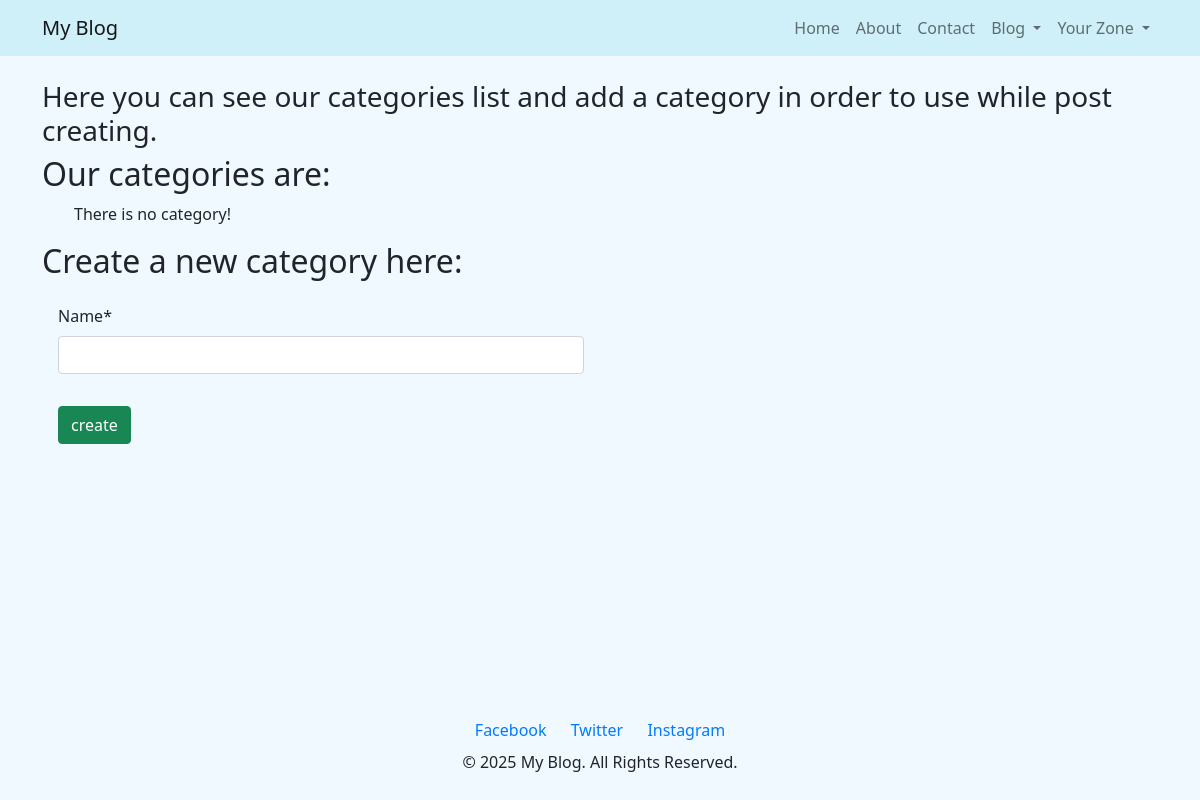
Before: /blog/categories/ (signed in) with the older database file.
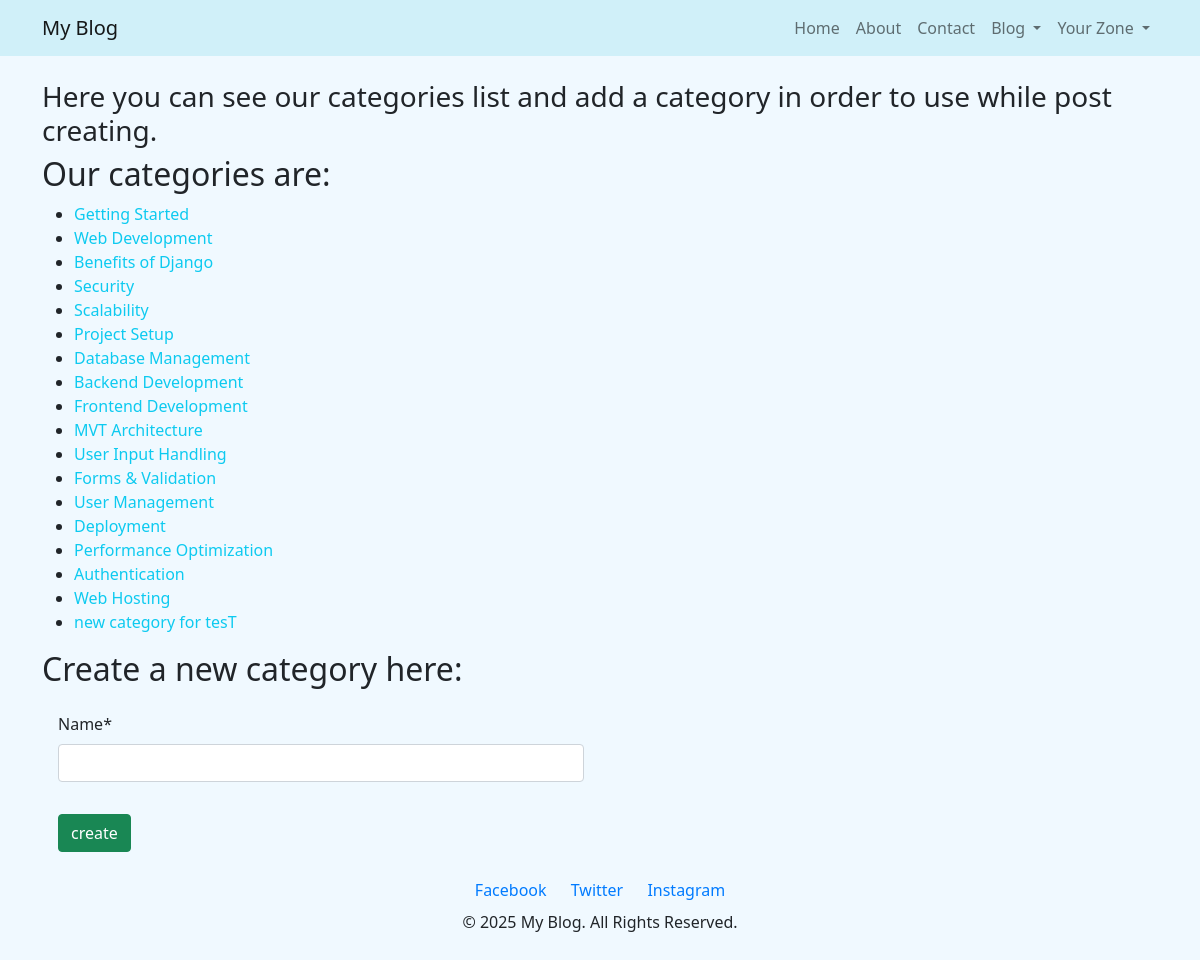
After: the same page with the newer database file.
### blog/models.py (models this page shows, shortened)
class Category(models.Model):
    name = models.CharField(max_length=255)

### blog/views.py (the view, shortened to what this page needs)
# urls.py: path('categories/',views.CategoryListCreateView.as_view(), name='category_list'),
class CategoryListCreateView(LoginRequiredMixin, ListView, FormView):
    model = Category
    form_class = CategoryForm
    template_name = 'blog/category_list.html'
    context_object_name = 'categories'
    success_url = reverse_lazy("blog:category_list")

### blog/forms.py
class CategoryForm(forms.ModelForm):
    class Meta:
        model = Category
        fields = ["name"]

### templates/blog/category_list.html (shortened to what this page needs)
{% extends '_base.html' %}
{% load crispy_forms_tags %}
{% block content %}
<h3>Here you can see our categories list and add a category in order to use while post creating.</h3>
<h2>Our categories are: </h2>
<ul>
    {% for category in categories %}
        <li><a href="{% url "blog:post_category" category.name %}" class="text-decoration-none link-info">{{ category.name }}</a></li>
    {% empty %}
        <p>There is no category!</p>
    {% endfor %}
</ul>
<div class="col-md-6">
    <h2>Create a new category here: </h2>
        <div class="card-body">
            <form method="post">
                {{ form|crispy }}
                <button class="mt-3 btn btn-success" type="submit">create</button>
            </form>
        </div>
</div>
{% endblock content %}

Changed rows visible on the page:
added Category: name "Getting Started"
added Category: name "Web Development"
added Category: name "Benefits of Django"
added Category: name "Security"
added Category: name "Scalability"
added Category: name "Project Setup"
added Category: name "Database Management"
added Category: name "Backend Development"
added Category: name "Frontend Development"
added Category: name "MVT Architecture"
added Category: name "User Input Handling"
added Category: name "Forms & Validation"
added Category: name "User Management"
added Category: name "Deployment"
added Category: name "Performance Optimization"
added Category: name "Authentication"
added Category: name "Web Hosting"
added Category: name "new category for tesT"
Other visible differences:
text no longer shown: "There is no category!"
